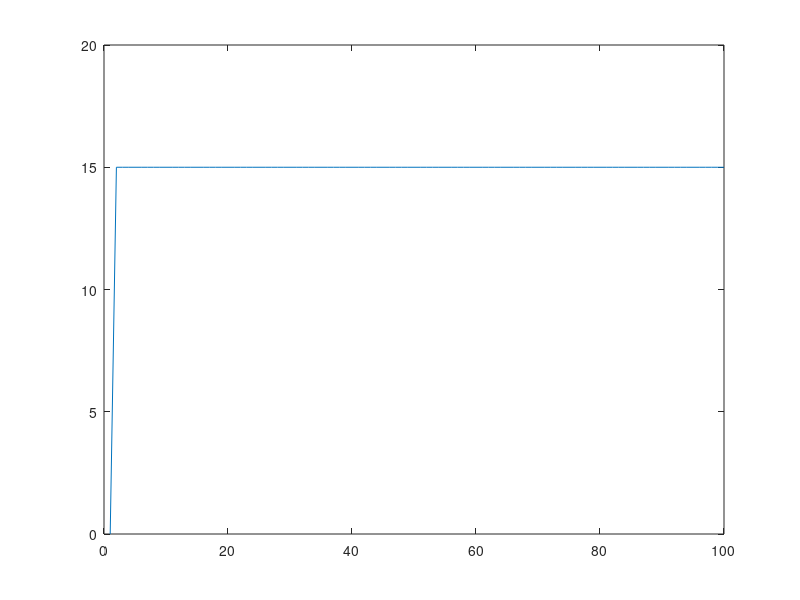

MATLAB code for this plot:
%Random number generator
%Fotios Ioannis Giasemis

clear all, clc
c=3;
N=input('Give number N:');
a=input('Give number a:');
for i=1:100;
    R(1,i)=c*mod(N,a);
    a=R(1,i);
end
plot(R)